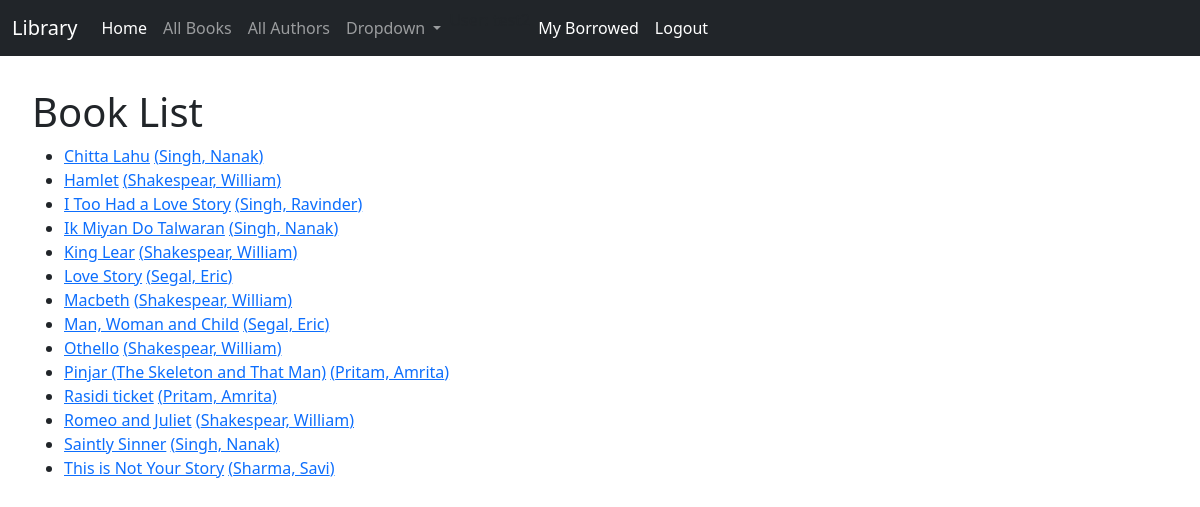
Page /catalog/books/ (signed in) on the committed database.
### catalog/models.py (models this page shows, shortened)
class Book(models.Model):
    title = models.CharField(max_length=200)
    author = models.ForeignKey('Author', on_delete=models.SET_NULL, null=True)
    summary = models.TextField(
        max_length=1000, help_text='Enter a brief description of the book')
    isbn = models.CharField('ISBN', max_length=13, unique=True,
                            help_text='13 Character <a href="https://www.isbn-international.org/content/what-isbn">ISBN number</a>')
    genre = models.ManyToManyField(
        Genre, help_text='Select a genre for this book')
    language = models.ManyToManyField(
        Language, help_text='Select Language for this book')
    def get_language(self):
        """Create a string for the Genre. This is required to display genre in Admin."""
        return ', '.join(language.name for language in self.language.all())
    get_language.short_description = 'Language'
    class Meta:
        ordering = ['title', 'author']
    def get_absolute_url(self):
        return reverse('book-detail', kwargs= {'pk': str(self.id)})
    def display_genre(self):
        """Create a string for the Genre. This is required to display genre in Admin."""
        return ', '.join(genre.name for genre in self.genre.all()[:3])
    display_genre.short_description = 'Genre'

class Author(models.Model):
    first_name = models.CharField(max_length=100)
    last_name = models.CharField(max_length=100)
    date_of_birth = models.DateField(null=True, blank=True)
    date_of_death = models.DateField('Died', null=True, blank=True)
    class Meta:
        ordering = ['last_name', 'first_name']
    def __str__(self):
        return f'{self.last_name}, {self.first_name}'

### catalog/views.py (the view)
# urls.py: path('books/', views.BookListView.as_view(), name='books'),
class BookListView(ListView):
    model = Book
    """def get_queryset(self):
        # Get 5 books containing the title war
        return Book.objects.filter(title__icontains='power')[:5]
    """
    """
    def get_context_data(self, **kwargs):
        # Call the base implementation first to get the context
        context = super(BookListView, self).get_context_data(**kwargs)
        # Create any data and add it to the context
        context['some_data'] = 'This is just some data'
        return context
    """

### catalog/templates/catalog/book_list.html (shortened to what this page needs)
{% extends "catalog/base.html" %}
{% block content %}
    <h1>Book List</h1>
    {% if book_list %}
      <ul>
        {% for book in book_list %}
        <li>
          <a href="{{ book.get_absolute_url }}">{{ book.title }}</a>
          <a href="{{ author.get_absolute_url }}">({{ book.author }})</a>
        </li>
        {% endfor %}
      </ul>
    {% else %}
      <p>There are no books in the library.</p>
    {% endif %}
{% endblock %}

### rows in the picture
Book: title "Chitta Lahu", author "Singh, Nanak"
Book: title "Hamlet", author "Shakespear, William"
Book: title "I Too Had a Love Story", author "Singh, Ravinder"
Book: title "Ik Miyan Do Talwaran", author "Singh, Nanak"
Book: title "King Lear", author "Shakespear, William"
Book: title "Love Story", author "Segal, Eric"
Book: title "Macbeth", author "Shakespear, William"
Book: title "Man, Woman and Child", author "Segal, Eric"
Book: title "Othello", author "Shakespear, William"
Book: title "Pinjar (The Skeleton and That Man)", author "Pritam, Amrita"
Book: title "Rasidi ticket", author "Pritam, Amrita"
Book: title "Romeo and Juliet", author "Shakespear, William"
Book: title "Saintly Sinner", author "Singh, Nanak"
Book: title "This is Not Your Story", author "Sharma, Savi"
